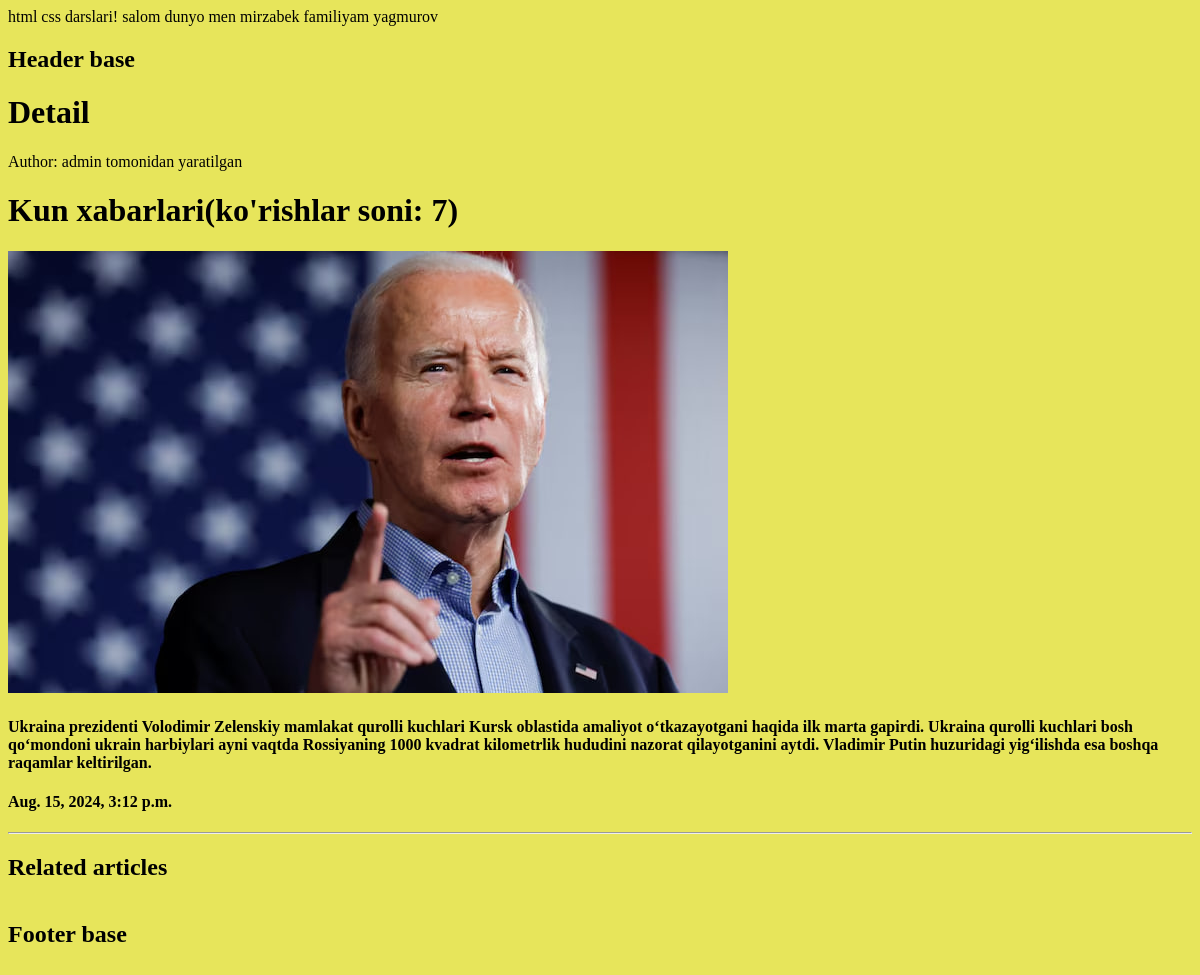
The page /detail/kun-xabarlari on the database its author committed.
### home/models.py (models this page shows, shortened)
class Article(models.Model):
    user=models.ForeignKey(User, on_delete=models.CASCADE, blank=True)
    title=models.CharField(max_length=200)
    subtitle=models.CharField(max_length=300)
    slug=models.SlugField(null=True, blank=True)
    category=models.ForeignKey(Category, on_delete=models.CASCADE, null=True, related_name='articles')
    desc=models.TextField()
    photo=models.ImageField(upload_to='articles/')
    tags=models.CharField(max_length=100, null=True, blank=True)
    views=models.PositiveIntegerField(null=True, default=0)
    created_at=models.DateTimeField(auto_now_add=True, verbose_name="Yuklangan vaqti! ")
    updated_at=models.DateTimeField(auto_now=True, verbose_name="Taxrirlangan vaqti! ", null=True, )
    def save(self, *args, **kwargs):
        self.slug=slugify(self.title)
        super().save(*args,**kwargs)
    class Meta:
        db_table='articles'
        indexes=[
            models.Index(fields=['title', 'subtitle'])
        ]

### home/views.py (the view)
# urls.py: path('detail/<str:slug>', detail,name='article-detail'),
def detail(request, slug):
    article=get_object_or_404(Article, slug=slug)
    others=Article.objects.filter(category=article.category).exclude(id=article.id)
    article.views+=1
    article.save()
    context={
        'article':article,
        'articles':others
    }
    return render(request,'detail.html', context)

### templates/detail.html (shortened to what this page needs)
{% extends "base.html" %}
{%block content%}
        <h1> Detail </h1>
        <p>
           Author: {{article.user.username}} tomonidan yaratilgan
        </p>
        <h1>{{article.title}}(ko'rishlar soni: {{ article.views}})</h1>
        <img src="{{article.photo.url}}" alt="{{article.photo.url}}">
        <h4>{{article.desc}}</h4>
        <h4>{{article.created_at}}</h4>
        <hr>
        <h2> Related articles </h2>
<div class="related">
{%endblock content%}

### static/style.css (style rules this page uses)
body { background-color: #e7e55b; }
.related { align-items: center; display: flex; }

### rows shown on the page
Article: user.username "admin", title "Kun xabarlari", views "7", photo (picture), desc "Ukraina prezidenti Volodimir Zelenskiy mamlakat qurolli kuchlari Kursk oblastida amaliyot o‘tkazayotgani haqida ilk marta gapirdi. Ukraina qurolli kuchlari bosh qo‘mondoni ukrain harbiylari ayni vaqtda Rossiyaning 1000 kvadrat kilometrlik hududini nazorat qilayotganini aytdi. Vladimir Putin huzuridagi yig‘ilishda esa boshqa raqamlar keltirilgan.", created_at "Aug. 15, 2024, 3:12 p.m."
